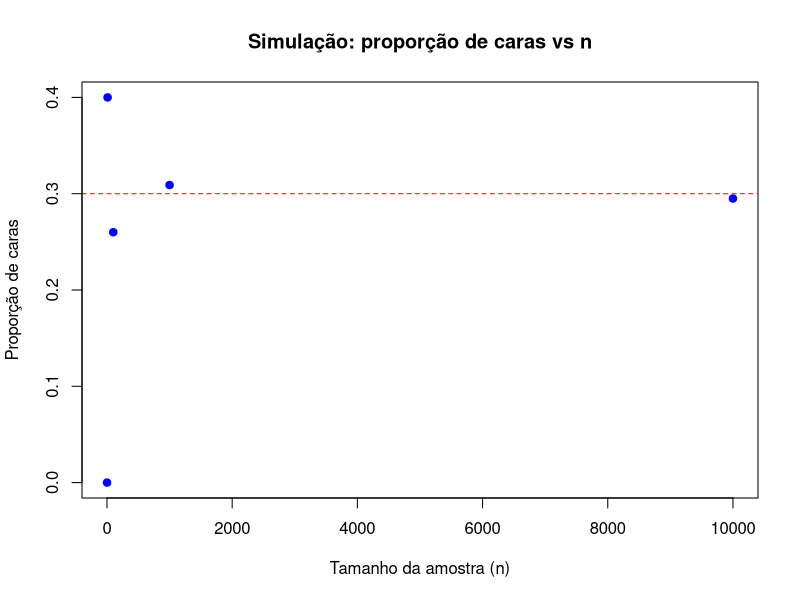
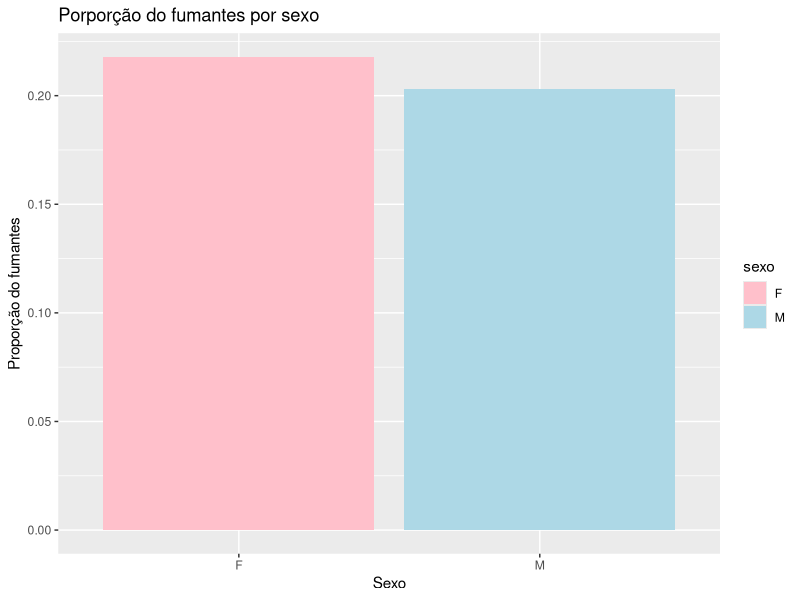
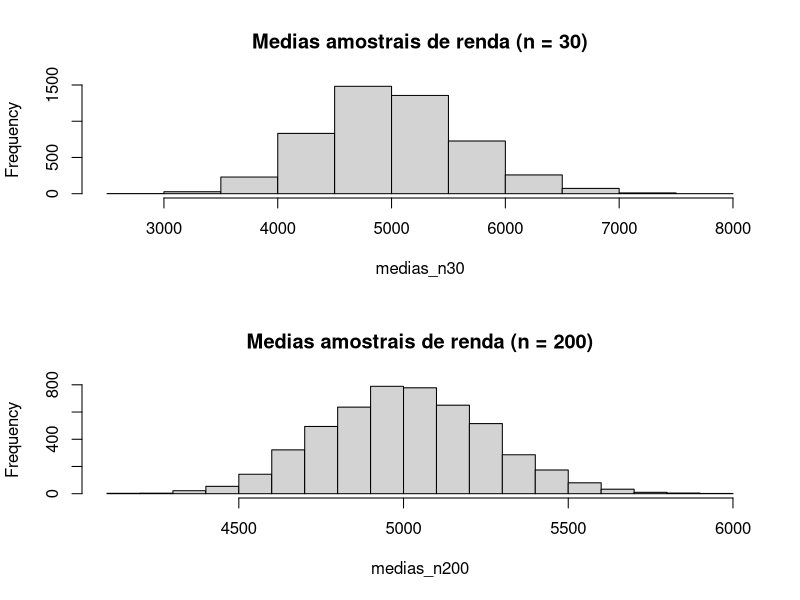
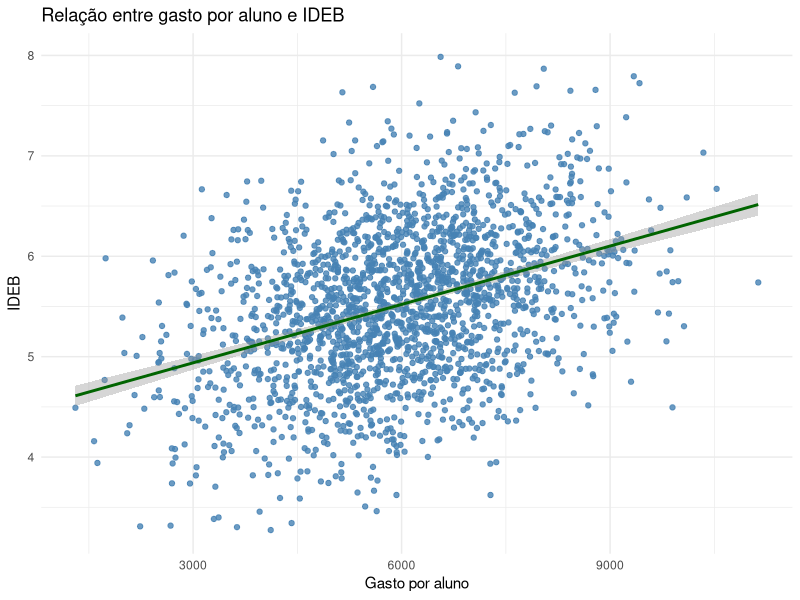
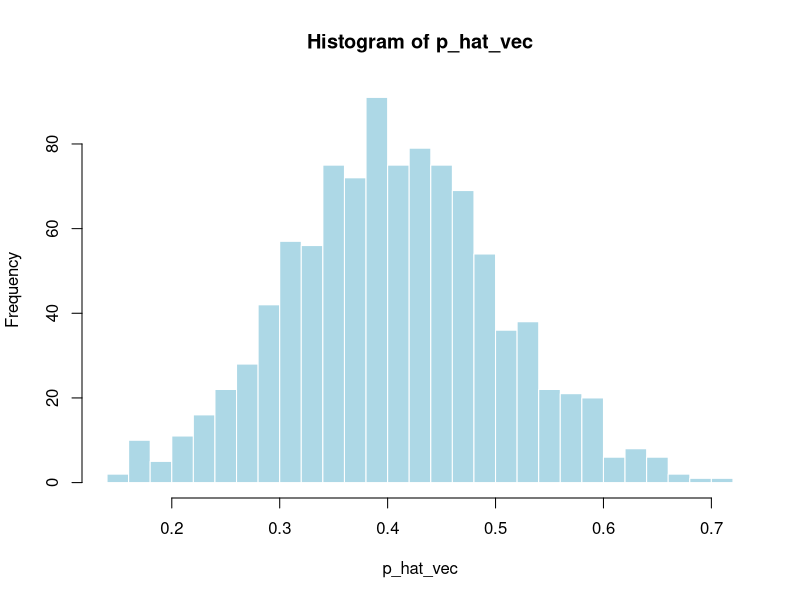
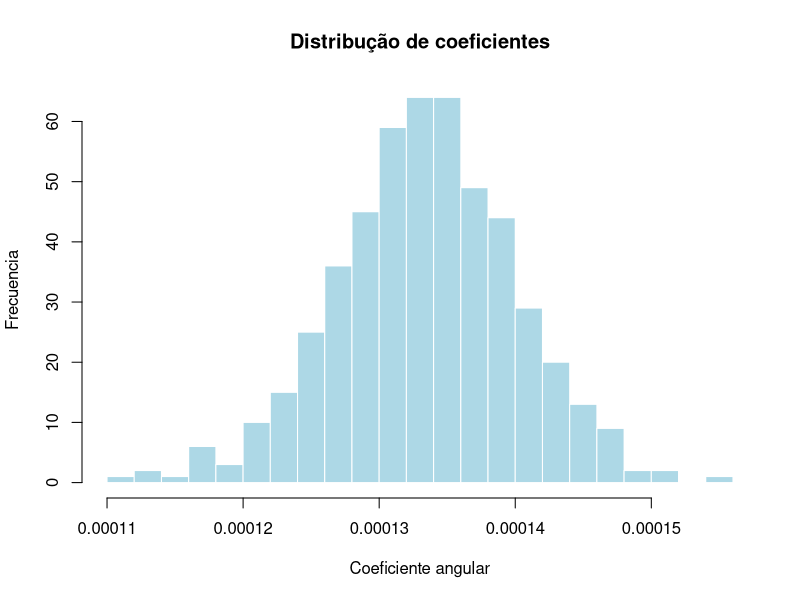

Write the R code that produced these figures, in order.
## ---- chunk 1
set.seed(123)
      
      # Probabilidade de cara
      p_cara <- 0.3
      
      # Tamanhos de amostra
      n_vec  <- c(1, 10, 100, 1000, 10000)
      
      # Data frame para armazenar os resultados
      result <- data.frame(
        n      = n_vec,
        p_cara = NA_real_
      )
         
      # TODO: completar o loop para simular os lançamentos
      
      # Bucle para calcular a proporção de caras en cada tamanho
      for (i in seq_along(n_vec)) {
        
        # Simulamos n_vec[i]lanzamientos de moneda (probabilidade de cara = 0.3)
        x <- rbinom(n = 1, size = n_vec[i], prob = 0.3)   
        
        # Guardamos la proporção de caras
        result$p_cara[i] <- x / n_vec[i]
      }
      
      # TODO: inspecionar result
      print(result)
      
      # TODO: fazer um gráfico de linha da proporção de caras vs n
      
      plot(result$n, result$p_cara,
           #type = "b",               # pontos e linhas
           pch = 19,                  # com preenchimento
           col = "blue",              # cor
           xlab = "Tamanho da amostra (n)",
           ylab = "Proporção de caras",
           main = "Simulação: proporção de caras vs n")
      
      abline(h = p_cara, lty = 2, col = "red")  # linha da probabilidade teórica
  
## ---- chunk 2
set.seed(123)
      
      # Parámetros
      p <- 0.65
      n <- 20
      
      #(1) Simulação de uma amostra
      y <- rbinom(n, size = 1, prob = p)
      print(y)
      
      #(2) Contar o número de satisfeitos
      num_satisfeitos <- sum(y)
      print(num_satisfeitos)

      # (3a) Probabilidade P(S = 12) pela Binomial
      prob_12 <- dbinom(12, size = n, prob = p)
      
      # (3b) Probabilidade P(S >= 12)
      prob_12_ou_mais <- sum(dbinom(12:n, size = n, prob = p))
      
      #12:n as possibilidades de serem 12, 13, 14 até 20 os satisfeitos.
     
      # ou:
      # prob_12_ou_mais <- 1 - pbinom(11, size = n, prob = p)
      
      # TODO: imprimir os resultados e escrever a interpretação fora do código.
      print(prob_12)
      print(prob_12_ou_mais)
## ---- chunk 3
set.seed(123)
      
      N <- 5000
      
      dados_saude <- data.frame(
        sexo       = sample(c("F", "M"), size = N, replace = TRUE, prob = c(0.55, 0.45)),
        fumante    = rbinom(N, 1, 0.22),
        hipertenso = rbinom(N, 1, 0.30)
      )
      
      # Estimar as probabilidades
       P_fumante <- mean(dados_saude$fumante == 1) # P(fumante = 1)
       P_fumante_F <- mean(dados_saude$fumante[dados_saude$sexo == "F"] == 1) #P(fumante = 1 | sexo = "F")
       P_fumante_M <- mean(dados_saude$fumante[dados_saude$sexo == "M"] == 1) #P(fumante = 1 | sexo = "M")
      
      # Gráfico de barras da proporção de fumantes por sexo
      # Dica: usar dplyr + ggplot2
       
      library(dplyr); library(ggplot2)
      tab_fumo <- dados_saude |>
        dplyr::group_by(sexo) |>
        dplyr::summarise(prop_fumante = mean(fumante))
      
      print (tab_fumo)
      
      #Fazer gráfico 
      ggplot(tab_fumo, aes(x = sexo, y = prop_fumante, fill=sexo)) +
      geom_col()+
      scale_fill_manual(values = c("F" = "pink", "M" = "lightblue"))+
      labs(x="Sexo", y="Proporção do fumantes",
           title="Porporção do fumantes por sexo")
## ---- chunk 4
# (1) Probabilidades marginais e conjunta
      P_hipertenso <- mean(dados_saude$hipertenso == 1) #P(hipertenso = 1)
      P_fumante    <- mean(dados_saude$fumante == 1) #P(fumante = 1)
      P_hip_e_fum  <- mean(dados_saude$hipertenso == 1 & dados_saude$fumante == 1) #P(hipertenso = 1 & fumante = 1)
      
      # (2) Probabilidade condicional
      P_hip_dado_fum <- mean(dados_saude$hipertenso[dados_saude$fumante == 1] == 1) #Entre os fumantes, qual é a proporção de hipertensos.
      
      # (3) Produto: P(hipertenso = 1 | fumante = 1) * P(fumante = 1)
      P_produto <- P_hip_dado_fum * P_fumante
      
      # TODO: comparar P_hip_e_fum e P_produto, e interpretar.
      print(P_hip_e_fum)
      print(P_produto)
## ---- chunk 5
      print(P_hip_dado_fum)
      print(P_hip_e_fum)
## ---- chunk 6
set.seed(123)
      
      P_F         <- 0.02
      P_T_dado_F  <- 0.9
      P_T_dado_Fc <- 0.05
      P_Fc        <- 1 - P_F
      
      # (1) Cálculo analítico de P(F|T)
      P_F_dado_T <- (P_T_dado_F * P_F) /
      (P_T_dado_F * P_F + P_T_dado_Fc * P_Fc)
      
      # (2) Simulação
      N <- 100000
      
      fraude <- rbinom(N, 1, P_F) #Sorteo de fraude com prevalencia 0.02
      alerta <- ifelse(           #Generação alerta dado fraude/nao fraude
         fraude == 1,
         rbinom(N, 1, P_T_dado_F), #sensibilidad
         rbinom(N, 1, P_T_dado_Fc) # 1 - especificidad
       )
      
      #(3) Estimar empiricamente P(F|Alerta)
      P_empirico <- mean(fraude[alerta == 1] == 1)
      
      # TODO: comparar P_F_dado_T e P_empirico, e interpretar em texto.
      
      c(
        Empirico   = P_empirico,
        Analitico  = P_F_dado_T,
        Diferencia = P_empirico - P_F_dado_T
      )
## ---- chunk 7
set.seed(123)
      
      N <- 100000
      renda_pop <- rgamma(N, shape = 2, rate = 1/2500)
      
      # Função auxiliar para simular médias
      simular_medias <- function(n, n_rep = 5000) {
        medias <- numeric(n_rep)
        for (i in seq_len(n_rep)) {
           amostra <- sample(renda_pop, n, replace = TRUE)
           medias[i] <- mean(amostra)
        }
        medias
      }
      
      medias_n30  <- simular_medias(30)
      medias_n200 <- simular_medias(200)
      
      # TODO: produzir histogramas para as distribuições de médias
      par(mfrow = c(2, 1))
      hist(medias_n30,  main = "Medias amostrais de renda (n = 30)")
      hist(medias_n200, main = "Medias amostrais de renda (n = 200)")
      par(mfrow = c(1, 1))
## ---- chunk 8
set.seed(123)
      
      # Caso nao tenha salvo dados_saude, recriar:
       N <- 5000
       dados_saude <- data.frame(
         sexo       = sample(c("F", "M"), size = N, replace = TRUE, prob = c(0.55, 0.45)),
         fumante    = rbinom(N, 1, 0.22),
         hipertenso = rbinom(N, 1, 0.30)
       )
      
      n <- 400
      
      # (1) Amostra aleatoria simples
      amostra_saude <- dados_saude[sample(1:nrow(dados_saude), n), ]
      
      #seleciona 400 indivíduos aleatoriamente da população
      
      # (2) Proporcao amostral e IC
       p_hat <- mean(amostra_saude$hipertenso) #proporção de hipertensos na amostra.
       SE_p  <- sqrt(p_hat * (1 - p_hat) / n) #error padrão da proporção.
       IC_95 <- c(
         inferior = p_hat - 1.96 * SE_p,
         superior = p_hat + 1.96 * SE_p
       )                                  
       
      # (3) Proporção verdadeira na população - 5000 individuos
      p_verdadeiro <- mean(dados_saude$hipertenso)
      
      # TODO: comparar p_hat, IC_95 e p_verdadeiro em texto.
      
      print(p_hat)
      print(p_verdadeiro)
      print (IC_95)
## ---- chunk 9
set.seed(123)
      
      N <- 2000 
      
      dados_educacao <- data.frame(
        ideb        = rnorm(N, mean = 5.5, sd = 0.7),   #IDEB:desempenho escolar
        gasto_aluno = rnorm(N, mean = 6000, sd = 1500)  
      )
      
      # Introduzir correlação leve (opcional)
      dados_educacao$ideb <- dados_educacao$ideb +
        0.0002 * (dados_educacao$gasto_aluno - 6000)
      
      # (2) Correlação de Pearson - availar a relação lineal
      cor_ideb_gasto <- cor(dados_educacao$ideb, dados_educacao$gasto_aluno)
      print(cor_ideb_gasto)
      
      # (3) Regressão simple - como muda o IDEB no função do gasto?
      modelo <- lm(ideb ~ gasto_aluno, data = dados_educacao)
      summary(modelo) 
      
      # Interpretação: Cada R$ 1 000 adicionais do gasto, espera-se um aumento do IDEB em 0.1938
      
      confint(modelo) 
      
      # Interpretação: O incremento pode ser entre 0.173 e 0.2146 en el IDEB por cada R$ 1 000 adicionais.
## ---- chunk 10
# OPCIONAL:
      
      ggplot(dados_educacao, aes(x = gasto_aluno, y = ideb)) +
        geom_point(alpha = 0.8, color = "steelblue") +
        geom_smooth(method = "lm", se = TRUE, color = "darkgreen") +
        labs(title = "Relação entre gasto por aluno e IDEB",
             x = "Gasto por aluno",
             y = "IDEB") +
        theme_minimal()
## ---- chunk 11
set.seed(123)
      
      N <- 5000
      
      dados_tse <- data.frame(
        id_mun       = 1:N,
        prop_partido = rbeta(N, shape1 = 10, shape2 = 15)
      )
      
      n_amostra <- 600
      n_rep     <- 1000
      
      # vetor para guardar as proporções amostrais
      p_hat_vec <- numeric(n_rep)
      
      for (r in 1:n_rep) {
        #(3) sortear um munic??pio
         id_escolhido <- sample(dados_tse$id_mun, 1)
         p_mun <- dados_tse$prop_partido[dados_tse$id_mun == id_escolhido]
        # # sortear 600 eleitores (Bernoulli)
         votos <- rbinom(n_amostra, size = 1, prob = p_mun)
         p_hat_vec[r] <- mean(votos)
      }
      
      # (4) margem de erro (pior caso)
      ME <- 1.96 * sqrt(0.25 / n_amostra)
      print(ME)
      
    # TODO: fazer um histograma de p_hat_vec e discutir a relação com a margem de erro.
      print(p_hat)
      print(p_hat_vec)
      
    # Compare essa margem de erro “de praxe” com a variabilidade real observada nas
    # proporções simuladas (por exemplo, com um histograma de p_hat).
      
      hist(p_hat_vec,
           breaks = 30,                
           col = "lightblue",           
           border = "white")
## ---- chunk 12
set.seed(123)
      
      N <- 5000
      
      renda_media <- rnorm(N, mean = 2500, sd = 600)
    
      prop_partido <- plogis(
        -1 + 0.0006 * renda_media + rnorm(N, 0, 0.3)
      )
      
      dados_tse <- data.frame(
        id_mun      = 1:N,
        renda_media = rnorm(N, mean = 2500, sd = 600)
      )
      
      # Probabilidade de apoio ao partido 
      dados_tse$prop_partido <- plogis(
        -1 + 0.0006 * dados_tse$renda_media + rnorm(N, 0, 0.3)
      )
      
      n_mun_amostra <- 300
      n_eleitores   <- 400
      n_rep         <- 500
      
      coef_angular <- numeric(n_rep)
      
      for (r in 1:n_rep) {
        # (4) Sortear municípios
         mun_sorteados <- sample(dados_tse$id_mun, n_mun_amostra)
         base_pesq <- dados_tse[dados_tse$id_mun %in% mun_sorteados, ]
        
        # # Para cada município, simular votos e calcular proporção p_hat
         p_hat <- numeric(n_mun_amostra)
        
      for (i in seq_len(n_mun_amostra)) {
           p_true <- base_pesq$prop_partido[i]
           votos  <- rbinom(n_eleitores, size = 1, prob = p_true)
           p_hat[i] <- mean(votos)
         }

        base_pesq$p_hat <- p_hat
        
        # # (5) Ajustar regressão simples
        modelo <- lm(p_hat ~ renda_media, data = base_pesq)
        coef_angular[r] <- coef(modelo)[2]
      }
      
      median(coef_angular)
      
      # TODO: produzir um histograma de coef_angular, e discutir o que representa essa distribuição.
      
        hist(coef_angular,
           breaks = 30,                
           col = "lightblue",           
           border = "white",           
           main = "Distribução de coeficientes",
           xlab = "Coeficiente angular",
           ylab = "Frecuencia")
## ---- chunk 13
sessionInfo() 
